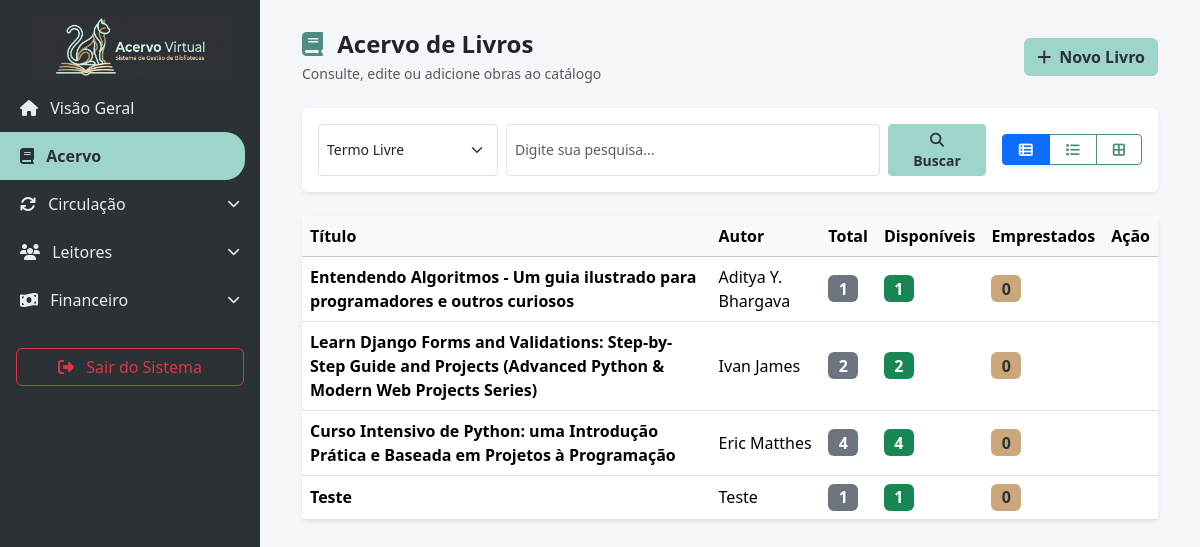
/acervo/buscar/, run on the app's committed database.
### biblioteca_app/models.py (models this page shows, shortened)
class Livro(models.Model):
    titulo = models.CharField(max_length=200)
    autor = models.ForeignKey(Autor, on_delete=models.PROTECT, related_name="livros")
    edicao = models.CharField(max_length=100)
    editora = models.ForeignKey(Editora, on_delete=models.PROTECT, related_name="livros", null=True, blank=True)
    idioma = models.CharField(max_length=50, default="Português")
    data_publicacao = models.DateField(blank=True, null=True)
    numero_paginas = models.IntegerField()
    genero = models.ForeignKey(Genero, on_delete=models.PROTECT, related_name="livros")
    classificacao = models.IntegerField()
    sinopse = models.TextField()
    capa = models.ImageField(upload_to='capas/', blank=True, null=True)
    localizacao = models.CharField(max_length=100, blank=True, null=True, help_text="Ex: Estante A, Prateleira 2")

class Autor(models.Model):
    nome = models.CharField(max_length=200, unique=True)
    def __str__(self):
        return self.nome

### biblioteca_app/views.py (the view, shortened to what this page needs)
# urls.py: path('acervo/buscar/', views.estoque, name='estoque'),
def estoque(request):
    query = request.GET.get('q', '').strip()
    filtro = request.GET.get('filtro', 'livre')
    livros_base = Livro.objects.select_related('autor', 'editora', 'genero').all()
    livros_cadastrados = livros_base.annotate(
        total_exemplares=Count('exemplares', distinct=True),
        emprestados=Count('exemplares__emprestimo', filter=Q(exemplares__emprestimo__devolucao__isnull=True), distinct=True)
    ).annotate(
        disponiveis=F('total_exemplares') - F('emprestados')
    )
    context = {
        'livros': livros_cadastrados,
        'query': query,
        'filtro': filtro,
    }
    return render(request, 'estoque.html', context)

### biblioteca_app/models.py (called while the page is built)
    def __str__(self):
        return self.nome

### biblioteca_app/templates/estoque.html (shortened to what this page needs)
{% extends 'base.html' %}
{% block content %}
<div class="container-fluid">
    <div class="d-flex justify-content-between align-items-center mb-4">
        <div>
            <h4 class="fw-bold text-dark mb-1"><i class="fa-solid fa-book me-2 text-primary"></i> Acervo de Livros</h4>
            <p class="text-muted small mb-0">Consulte, edite ou adicione obras ao catálogo</p>
        </div>
        <a href="{% url 'cadastro_livros' %}" class="btn btn-primary"><i class="fa-solid fa-plus me-1"></i> Novo Livro</a>
    </div>
    <div class="card border-0 shadow-sm mb-4">
        <div class="card-body d-flex flex-column flex-md-row justify-content-between align-items-center gap-3">
            <form action="{% url 'estoque' %}" method="GET" class="d-flex w-100 mb-0 gap-2">
                <select name="filtro" class="form-select form-select-sm" style="max-width: 180px;">
                    <option value="livre" {% if filtro == 'livre' or not filtro %}selected{% endif %}>Termo Livre</option>
                </select>
                <input type="text" name="q" value="{{ query|default:'' }}" class="form-control form-control-sm" placeholder="Digite sua pesquisa..." id="buscar">
                <button type="submit" class="btn btn-primary btn-sm px-4"><i class="fa-solid fa-magnifying-glass"></i> Buscar</button>
            </form>
            <div class="btn-group shadow-sm flex-shrink-0" role="group" aria-label="Modo de Visualização">
                <label class="btn btn-outline-primary btn-sm px-3" for="btn-table" title="Tabela"><i class="fa-solid fa-table-list"></i></label>
                <label class="btn btn-outline-primary btn-sm px-3" for="btn-list" title="Lista Detalhada"><i class="fa-solid fa-list"></i></label>
                <label class="btn btn-outline-primary btn-sm px-3" for="btn-grid" title="Grade de Capas"><i class="fa-solid fa-border-all"></i></label>
            </div>
        </div>
    </div>
    <div id="view-table" class="card border-0 shadow-sm view-section">
        <div class="card-body p-0 table-responsive">
            <table class="table table-hover align-middle mb-0">
                <thead class="table-light">
                    <tr>
                        <th>Título</th>
                        <th>Autor</th>
                        <th>Total</th>
                        <th>Disponíveis</th>
                        <th>Emprestados</th>
                        <th>Ação</th>
                    </tr>
                </thead>
                <tbody>
                    {% for livro in livros %}
                    <tr class="book-item" style="cursor: pointer;" onclick="window.location.href='{% url 'livro_detalhes' livro.id %}'" data-livro-id="{{ livro.id }}" data-livro-titulo="{{ livro.titulo }}" data-autor="{{ livro.autor }}"
                        data-genero="{{ livro.genero }}" data-edicao="{{ livro.edicao }}"
                        data-numero-paginas="{{ livro.numero_paginas }}" data-classificacao="{{ livro.classificacao }}"
                        data-sinopse="{{ livro.sinopse }}" data-quantidade="{{ livro.total_exemplares }}"
                        data-idioma="{{ livro.idioma }}" data-editora="{{ livro.editora.nome|default:'' }}"
                        data-data-publicacao="{{ livro.data_publicacao|date:'Y-m-d'|default:'' }}"
                        data-capa="{% if livro.capa %}{{ livro.capa.url }}{% endif %}">
                        <td><strong>{{ livro.titulo }}</strong></td>
                        <td>{{ livro.autor }}</td>
                        <td><span class="badge bg-secondary fs-6">{{ livro.total_exemplares }}</span></td>
                        <td><span class="badge bg-success fs-6">{{ livro.disponiveis }}</span></td>
                        <td><span class="badge bg-warning text-dark fs-6">{{ livro.emprestados }}</span></td>
                        <td onclick="event.stopPropagation();">
                        </td>
                    </tr>
                    {% empty %}
                    <tr>
                        <td colspan="6" class="text-center py-4 text-muted">Nenhum livro encontrado no acervo.</td>
                    </tr>
                    {% endfor %}
                </tbody>
            </table>
        </div>
    </div>
</div>
{% endblock %}

### biblioteca_app/templates/base.html (style rules this page uses)
body { background-color: #f4f6f9; font-family: 'Segoe UI', Tahoma, Geneva, Verdana, sans-serif; }
:root { --theme-dark: #2c3136; --theme-primary: #9ed5cb; --theme-secondary: #cca77b; --theme-light: #f8f9fa; }
.btn-primary { background-color: var(--theme-primary); border-color: var(--theme-primary); color: var(--theme-dark); font-weight: 600; }
.btn-outline-primary { color: #4e8c80; border-color: #4e8c80; }
.text-primary { color: #4e8c80 !important; }
.bg-warning, .badge.bg-warning { background-color: var(--theme-secondary) !important; color: var(--theme-dark) !important; }

### biblioteca_app/templates/estoque.html (style rules this page uses)
.book-item { transition: all 0.2s ease-in-out; }

### data on the page
Livro: titulo "Entendendo Algoritmos - Um guia ilustrado para programadores e outros curiosos", autor "Aditya Y. Bhargava", total_exemplares "1", disponiveis "1", emprestados "0"
Livro: titulo "Learn Django Forms and Validations: Step-by-Step Guide and Projects (Advanced Python & Modern Web Projects Series)", autor "Ivan James", total_exemplares "2", disponiveis "2", emprestados "0"
Livro: titulo "Curso Intensivo de Python: uma Introdução Prática e Baseada em Projetos à Programação", autor "Eric Matthes", total_exemplares "4", disponiveis "4", emprestados "0"
Livro: titulo "Teste", autor "Teste", total_exemplares "1", disponiveis "1", emprestados "0"
